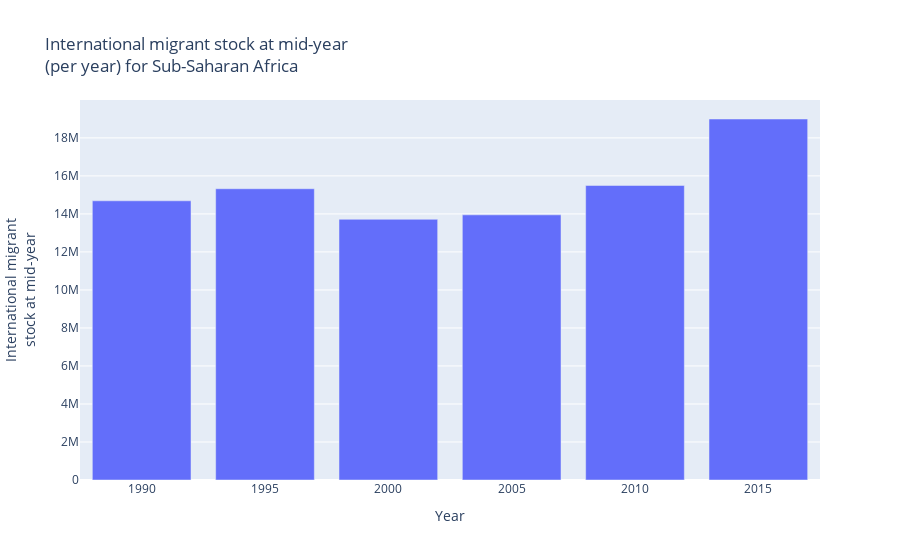

Notebook source saved alongside this figure:
### Markdown cell above
##### In a more zoomed-in version, we can see that the IMS for the Least developed countries doesn't actually follow the same pattern as the other areas... it is not a continuous growth

### Code cell
# Do the same thing with the Sub-Saharan Africa

# Pull out only the "Both Sex" rows
df1_subsaharan_both = df1_subsaharan[df1_subsaharan["Sex"] == "Both sexes"]

#Rename the column so that it wraps text
df1_subsaharan_both.rename(columns = {"International migrant stock at mid-year" : "International migrant<br>stock at mid-year"}, inplace = True)

# Try doing the small multiple...
subsaharan_IMS = px.bar(data_frame = df1_subsaharan_both, 
       x = 'Year',
       y = 'International migrant<br>stock at mid-year',
      title = "International migrant stock at mid-year<br>(per year) for Sub-Saharan Africa")

subsaharan_IMS

### Figure 1 — Plotly figure (JSON) as saved in the notebook; plotly's stock layout.template omitted (floating-point values rounded to 4 significant figures)
{"data": [{"alignmentgroup": "True", "hovertemplate": "Year=%{x}<br>International migrant<br>stock at mid-year=%{y}<extra></extra>", "legendgroup": "", "marker": {"color": "#636efa", "pattern": {"shape": ""}}, "name": "", "offsetgroup": "", "orientation": "v", "showlegend": false, "textposition": "auto", "type": "bar", "x": ["1990", "1995", "2000", "2005", "2010", "2015"], "xaxis": "x", "y": [14690319, 15324570, 13716539, 13951086, 15496764, 18993986], "yaxis": "y"}], "layout": {"barmode": "relative", "legend": {"tracegroupgap": 0}, "title": {"text": "International migrant stock at mid-year<br>(per year) for Sub-Saharan Africa"}, "xaxis": {"anchor": "y", "domain": [0, 1], "title": {"text": "Year"}}, "yaxis": {"anchor": "x", "domain": [0, 1], "title": {"text": "International migrant<br>stock at mid-year"}}}}
